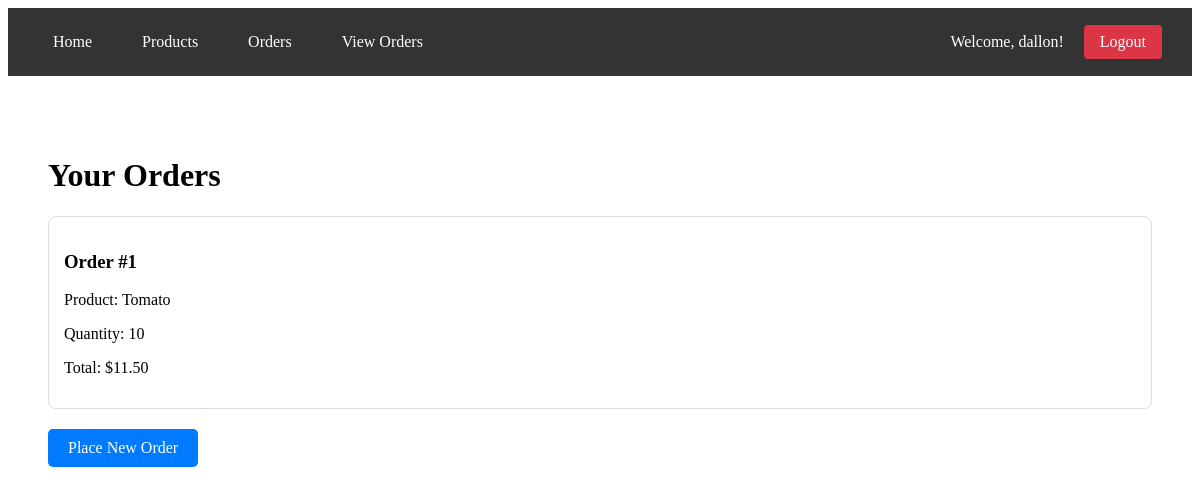
Screenshot of /view_orders (signed in) with the database file from the repository.
### app/models.py (models this page shows, shortened)
class Order(db.Model):
    id = db.Column(db.Integer, primary_key=True)
    user_id = db.Column(db.Integer, db.ForeignKey('user.id'), nullable=False)
    product_id = db.Column(db.Integer, db.ForeignKey('product.id'), nullable=False)
    quantity = db.Column(db.Integer, nullable=False)

class Product(db.Model):
    id = db.Column(db.Integer, primary_key=True)
    name = db.Column(db.String(80), nullable=False)
    price = db.Column(db.Float, nullable=False)
    stock = db.Column(db.Integer, default=10)
    orders = db.relationship('Order', backref='product', lazy=True)

### app/routes.py (the view)
@app.route('/view_orders')
@login_required
def view_orders():
    user_orders = Order.query.filter_by(user_id=session['user_id']).all()
    return render_template('view_orders.html', orders=user_orders)

### app/routes.py (called while the page is built)
def login_required(f):
    @wraps(f)
    def decorated_function(*args, **kwargs):
        if 'user_id' not in session:
            flash('Please login first!')
            return redirect(url_for('login'))
        return f(*args, **kwargs)
    return decorated_function

### app/templates/view_orders.html
{% extends "base.html" %}
{% block content %}
<div class="container">
    <h1>Your Orders</h1>
    <div class="orders-list">
        {% for order in orders %}
        <div class="order-card">
            <h3>Order #{{ order.id }}</h3>
            <p>Product: {{ order.product.name }}</p>
            <p>Quantity: {{ order.quantity }}</p>
            <p>Total: ${{ "%.2f"|format(order.product.price * order.quantity) }}</p>
        </div>
        {% endfor %}
    </div>
    <a href="{{ url_for('orders') }}" class="btn">Place New Order</a>
</div>
{% endblock %}

### app/static/style.css (style rules this page uses)
.container { max-width: 1200px; margin: 0 auto; padding: 20px; }
.order-card { border: 1px solid #ddd; padding: 15px; margin: 10px 0; border-radius: 8px; }
.btn { display: inline-block; padding: 10px 20px; background-color: #007bff; color: white; text-decoration: none; border-radius: 5px; margin: 10px 0; }

### rows the page displays
Order: id "1", product.name "Tomato", quantity "10"
Product: order.product.price*order.quantity "11.50"

### other values shown
{{ session['username'] }} "dallon"
